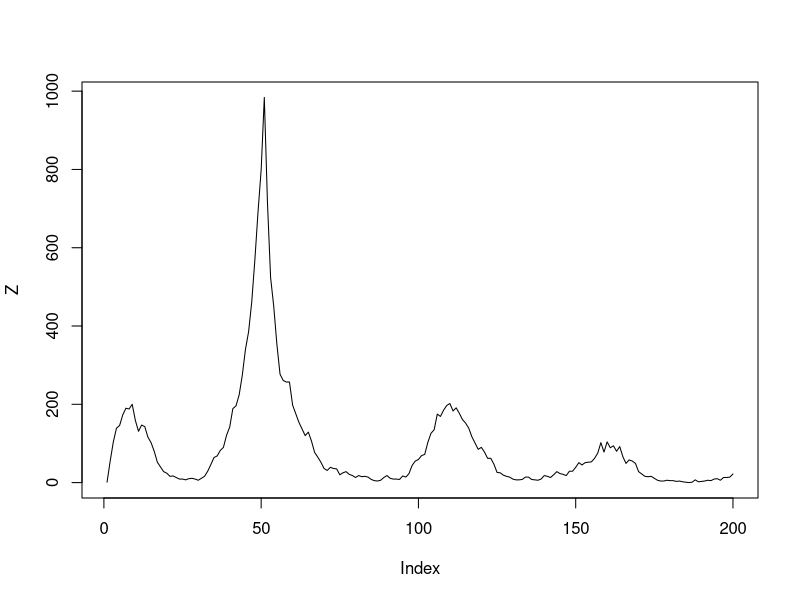

This figure's R source: (Note: this script raises an error after producing the figure.)
## ---- chunk 1

rbern <- function(n, p) {
    rbinom(n, 1, p)
}


## ---- chunk 2
#

# start to simulate data

####

 

N <- 199

t <- 1:N

gamma  <- c(log(10), 0.7, 1.7)

 

K <- 3

 

theta  <- c(30, 50, 150)

 

lambda <- c(0.7, 1.15, 0.7, 0.3)

 

vlambda <- rep(lambda, diff(c(0, theta, N)))

 

rho <- 2*pi/52

nu <- exp(cbind(1, sin(rho*t), cos(rho*t)) %*% gamma)

 

Z <- numeric(N+1)

Z[1] <- 1

X <- rpois(1:N, nu)

for(i in 2:(N+1)) {

  Z[i] <- X[i-1] + rpois(1, vlambda[i-1] * Z[i-1])

}

 

plot(Z, type = "l")

 

###

#end of simulation

###
## ---- chunk 3


 

## update number of change points theta

 

update_theta <- function(theta, N){

  K <- length(theta)                     #find the current length
 
  if(K <= 1) {                           #if it's less than 1, always add

    sort(c(theta, sample(1:N, 1))) 

  } else if (K >= N - 2) {               #else if it's max always remove

    sort(sample(theta, K - 1))

  } else if (rbern(1, 0.5) == 1) {      #if not edge case, sub or...

    sort(sample(theta, K - 1))

  } else {

    sort(c(theta, sample(setdiff(1:N, theta), 1)))  #add

  }

}

 

## call update_theta then update number of change points K

## and lambda

## then use LL to accept or reject

 

update_param <- function(K, N, theta, lambda, LL) {

  theta_star  <- update_theta(theta, N)

  lambda_star <- rf(length(theta_star) + 1, 2, 20) #f-dist like the paper

  vlambda <- rep(lambda_star, diff(c(0, theta_star, N))) #make into vector

  LL_star <- sum(dpois(Z, nu + vlambda*Z[-(N-1)], log = T)) #likelihood

  if(LL_star > LL) {

    list(K = length(theta_star), N = N, theta = theta_star, lambda = lambda_star, LL = LL_star)

  } else if (exp(LL_star - LL) > runif(1)) {

    list(K = length(theta_star), N = N, theta = theta_star, lambda = lambda_star, LL = LL_star)

  } else { 

    list(K = length(theta), N = N, theta = theta, lambda = lambda, LL = LL)

  }

}

 

nSim <- 1000000

#pre-allocate
res <- list(K = numeric(nSim),

            theta = matrix(0, nSim, N - 2),

            lambda = matrix(0, nSim, N))

 

output <- list(K = K, N= N, theta = theta, lambda = lambda, LL = -Inf)

 

for(i in 1:nSim){

   #i <- 1

   output <-  update_param(output$K, N, output$theta, output$lambda, output$LL)

   k <- output$K

   res$K[i] <- k

   res$theta[i, ] <- c(output$theta, rep(output$theta[k], N - 2 - k))

   res$lambda[i, ] <- c(output$lambda, rep(output$lambda[k+1], N - k - 1))

}

 


